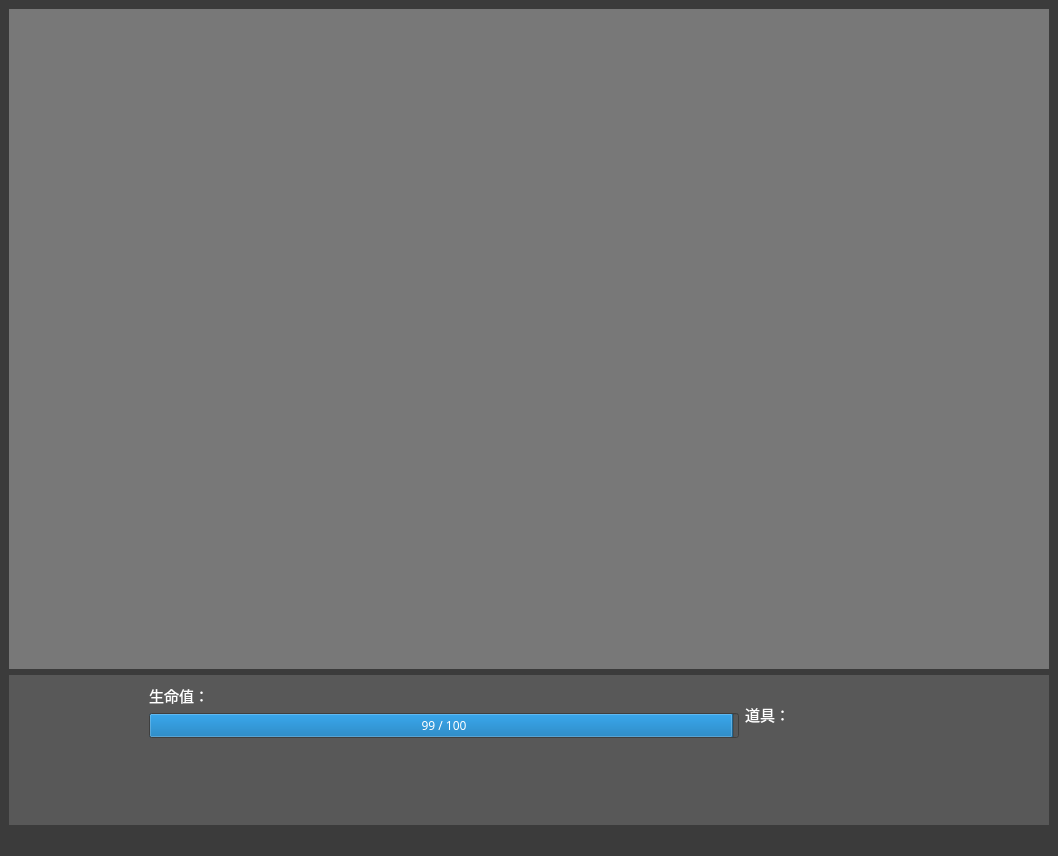
<?xml version="1.0" encoding="UTF-8"?>
<ui version="4.0">
 <class>MainWindow</class>
 <widget class="QMainWindow" name="MainWindow">
  <property name="windowModality">
   <enum>Qt::ApplicationModal</enum>
  </property>
  <property name="geometry">
   <rect>
    <x>0</x>
    <y>0</y>
    <width>1058</width>
    <height>856</height>
   </rect>
  </property>
  <property name="windowTitle">
   <string>MainWindow</string>
  </property>
  <property name="styleSheet">
   <string notr="true">background-color: rgb(59, 59, 59);</string>
  </property>
  <widget class="QWidget" name="centralwidget">
   <layout class="QVBoxLayout" name="verticalLayout">
    <item>
     <widget class="QWidget" name="gameMainWidget" native="true">
      <property name="styleSheet">
       <string notr="true">background-color: rgb(120, 120, 120);</string>
      </property>
      <layout class="QGridLayout" name="gridLayout">
       <property name="spacing">
        <number>2</number>
       </property>
      </layout>
     </widget>
    </item>
    <item>
     <widget class="QWidget" name="gameOptionWidget" native="true">
      <property name="maximumSize">
       <size>
        <width>16777215</width>
        <height>150</height>
       </size>
      </property>
      <property name="styleSheet">
       <string notr="true">background-color: rgb(88, 88, 88);</string>
      </property>
      <layout class="QHBoxLayout" name="horizontalLayout">
       <item>
        <widget class="QLabel" name="playerIconLabel">
         <property name="sizePolicy">
          <sizepolicy hsizetype="Fixed" vsizetype="Fixed">
           <horstretch>0</horstretch>
           <verstretch>0</verstretch>
          </sizepolicy>
         </property>
         <property name="minimumSize">
          <size>
           <width>125</width>
           <height>125</height>
          </size>
         </property>
         <property name="maximumSize">
          <size>
           <width>125</width>
           <height>125</height>
          </size>
         </property>
         <property name="text">
          <string/>
         </property>
         <property name="pixmap">
          <pixmap>image/player-icon.gif</pixmap>
         </property>
         <property name="scaledContents">
          <bool>true</bool>
         </property>
        </widget>
       </item>
       <item>
        <layout class="QVBoxLayout" name="verticalLayout_2">
         <item>
          <widget class="QLabel" name="playerHealthDisplayLabel">
           <property name="maximumSize">
            <size>
             <width>16777215</width>
             <height>16777215</height>
            </size>
           </property>
           <property name="font">
            <font>
             <family>微軟正黑體</family>
             <pointsize>11</pointsize>
            </font>
           </property>
           <property name="styleSheet">
            <string notr="true">color:white;</string>
           </property>
           <property name="text">
            <string>生命值：</string>
           </property>
          </widget>
         </item>
         <item>
          <widget class="QProgressBar" name="progressBar">
           <property name="maximumSize">
            <size>
             <width>16777215</width>
             <height>16777215</height>
            </size>
           </property>
           <property name="font">
            <font>
             <family>微軟正黑體</family>
             <pointsize>9</pointsize>
            </font>
           </property>
           <property name="styleSheet">
            <string notr="true"/>
           </property>
           <property name="value">
            <number>99</number>
           </property>
           <property name="alignment">
            <set>Qt::AlignCenter</set>
           </property>
           <property name="invertedAppearance">
            <bool>false</bool>
           </property>
           <property name="textDirection">
            <enum>QProgressBar::TopToBottom</enum>
           </property>
           <property name="format">
            <string>%p / %m</string>
           </property>
          </widget>
         </item>
         <item>
          <spacer name="verticalSpacer">
           <property name="orientation">
            <enum>Qt::Vertical</enum>
           </property>
           <property name="sizeHint" stdset="0">
            <size>
             <width>20</width>
             <height>40</height>
            </size>
           </property>
          </spacer>
         </item>
        </layout>
       </item>
       <item>
        <layout class="QVBoxLayout" name="verticalLayout_3">
         <property name="rightMargin">
          <number>250</number>
         </property>
         <item>
          <widget class="QLabel" name="itmeDisplayLabel">
           <property name="maximumSize">
            <size>
             <width>16777215</width>
             <height>30</height>
            </size>
           </property>
           <property name="font">
            <font>
             <family>微軟正黑體</family>
             <pointsize>11</pointsize>
            </font>
           </property>
           <property name="styleSheet">
            <string notr="true">color:white;</string>
           </property>
           <property name="text">
            <string>道具：</string>
           </property>
          </widget>
         </item>
         <item>
          <layout class="QHBoxLayout" name="horizontalLayout_2">
           <property name="spacing">
            <number>25</number>
           </property>
           <item>
            <widget class="QLabel" name="itmePotionLabel">
             <property name="maximumSize">
              <size>
               <width>50</width>
               <height>50</height>
              </size>
             </property>
             <property name="text">
              <string/>
             </property>
             <property name="pixmap">
              <pixmap>image/item-health.png</pixmap>
             </property>
             <property name="scaledContents">
              <bool>true</bool>
             </property>
            </widget>
           </item>
           <item>
            <widget class="QLabel" name="itmeKnifeLabel">
             <property name="maximumSize">
              <size>
               <width>50</width>
               <height>50</height>
              </size>
             </property>
             <property name="text">
              <string/>
             </property>
             <property name="pixmap">
              <pixmap>image/item-knife.png</pixmap>
             </property>
             <property name="scaledContents">
              <bool>true</bool>
             </property>
            </widget>
           </item>
          </layout>
         </item>
        </layout>
       </item>
      </layout>
     </widget>
    </item>
   </layout>
  </widget>
  <widget class="QStatusBar" name="statusbar"/>
 </widget>
 <resources/>
 <connections/>
</ui>
